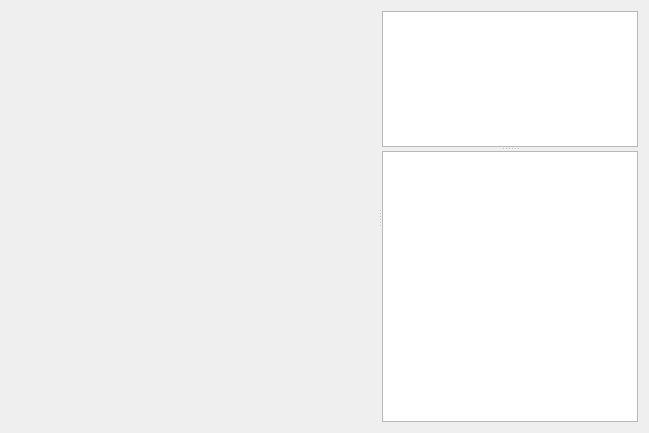
<?xml version="1.0" encoding="UTF-8"?>
<ui version="4.0">
 <class>GroupChatWindowClass</class>
 <widget class="QWidget" name="GroupChatWindowClass">
  <property name="geometry">
   <rect>
    <x>0</x>
    <y>0</y>
    <width>649</width>
    <height>433</height>
   </rect>
  </property>
  <property name="windowTitle">
   <string>GroupChatWindow</string>
  </property>
  <layout class="QGridLayout" name="gridLayout">
   <item row="0" column="0">
    <widget class="QSplitter" name="splitter_2">
     <property name="orientation">
      <enum>Qt::Horizontal</enum>
     </property>
     <widget class="ChatMessageWindow" name="chatMessageWindow" native="true">
      <property name="sizePolicy">
       <sizepolicy hsizetype="Expanding" vsizetype="Expanding">
        <horstretch>3</horstretch>
        <verstretch>0</verstretch>
       </sizepolicy>
      </property>
     </widget>
     <widget class="QSplitter" name="splitter">
      <property name="sizePolicy">
       <sizepolicy hsizetype="Preferred" vsizetype="Expanding">
        <horstretch>0</horstretch>
        <verstretch>0</verstretch>
       </sizepolicy>
      </property>
      <property name="orientation">
       <enum>Qt::Vertical</enum>
      </property>
      <widget class="QTextBrowser" name="textBrowserAnnounce">
       <property name="sizePolicy">
        <sizepolicy hsizetype="Preferred" vsizetype="Expanding">
         <horstretch>0</horstretch>
         <verstretch>1</verstretch>
        </sizepolicy>
       </property>
      </widget>
      <widget class="QListWidget" name="listWidgetMembers">
       <property name="sizePolicy">
        <sizepolicy hsizetype="Preferred" vsizetype="Expanding">
         <horstretch>0</horstretch>
         <verstretch>2</verstretch>
        </sizepolicy>
       </property>
       <property name="editTriggers">
        <set>QAbstractItemView::NoEditTriggers</set>
       </property>
      </widget>
     </widget>
    </widget>
   </item>
  </layout>
 </widget>
 <layoutdefault spacing="6" margin="11"/>
 <customwidgets>
  <customwidget>
   <class>ChatMessageWindow</class>
   <extends>QWidget</extends>
   <header>chatmessagewindow.h</header>
   <container>1</container>
  </customwidget>
 </customwidgets>
 <resources/>
 <connections/>
</ui>
